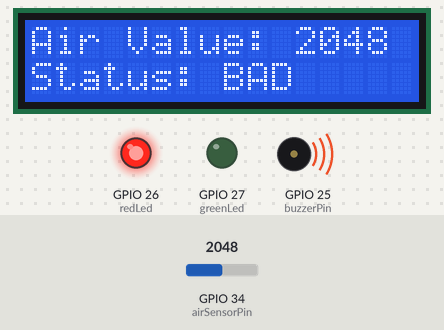
A sketch run on a simulated ESP32. Shown: 16×2 character LCD, output pins drawn as LEDs (lit = HIGH), buzzer (waves = sounding, pin HIGH). Inputs (shaded band) come from the test bench; at power-on: GPIO 34 (airSensorPin) = 2048.

Above: at 3.2 s.
3.3 s: GPIO 34 (airSensorPin) set to 1932
At 5.2 s:
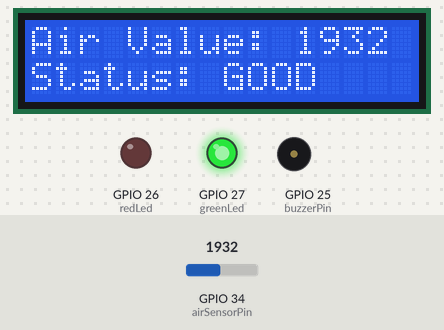
5.5 s: GPIO 34 (airSensorPin) set to 2040
At 7.2 s:
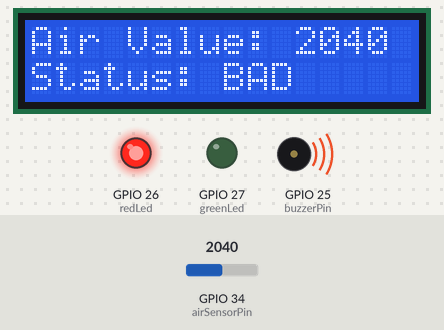
7.5 s: GPIO 34 (airSensorPin) set to 2047
At 9.1 s:
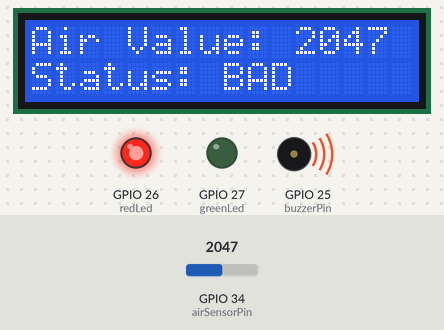
Timing chart, 0 to 10.6 s (numbered marks = the images above; inputs shaded):
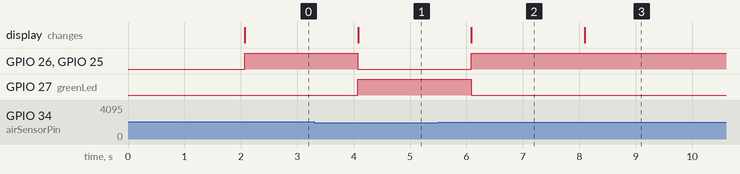

Measured:
- the behaviour switches between 2001 and 2000 on GPIO 34 (airSensorPin) (found by bisection; images 0 and 1)
- after the input at 3.3 s, GPIO 26 (redLed), GPIO 25 (buzzerPin): HIGH → LOW after 0.78 s; GPIO 27 (greenLed): LOW → HIGH after 0.78 s; the display: changes after 0.78 s (image 1)
- after the input at 5.5 s, GPIO 26 (redLed), GPIO 25 (buzzerPin): LOW → HIGH after 0.58 s; GPIO 27 (greenLed): HIGH → LOW after 0.58 s; the display: changes after 0.59 s (image 2)
- after the input at 7.5 s, the display: changes after 0.59 s (image 3)

The sketch:

esp32_aqi_monitor.ino
```cpp
/*
 Air Quality Index (AQI) Monitoring System using ESP32
 Components:
 - ESP32 Dev Board
 - MQ-135 Air Quality Sensor
 - Buzzer
 - Red LED (Bad Air)
 - Green LED (Good Air)
 - 16x2 LCD Display (Parallel)
*/

#include <LiquidCrystal.h>

LiquidCrystal lcd(23, 22, 21, 19, 18, 5);

const int airSensorPin = 34;
const int buzzerPin = 25;
const int redLed = 26;
const int greenLed = 27;

int airValue = 0;
int threshold = 2000;

void setup() {
  pinMode(buzzerPin, OUTPUT);
  pinMode(redLed, OUTPUT);
  pinMode(greenLed, OUTPUT);

  lcd.begin(16, 2);
  lcd.print("AQI MONITOR");
  lcd.setCursor(0, 1);
  lcd.print("ESP32 READY");
  delay(2000);
  lcd.clear();
}

void loop() {
  airValue = analogRead(airSensorPin);

  lcd.setCursor(0, 0);
  lcd.print("Air Value: ");
  lcd.print(airValue);
  lcd.print(" ");

  if (airValue > threshold) {
    digitalWrite(redLed, HIGH);
    digitalWrite(greenLed, LOW);
    digitalWrite(buzzerPin, HIGH);
    lcd.setCursor(0, 1);
    lcd.print("Status: BAD ");
  } else {
    digitalWrite(redLed, LOW);
    digitalWrite(greenLed, HIGH);
    digitalWrite(buzzerPin, LOW);
    lcd.setCursor(0, 1);
    lcd.print("Status: GOOD ");
  }

  delay(1000);
}
```
